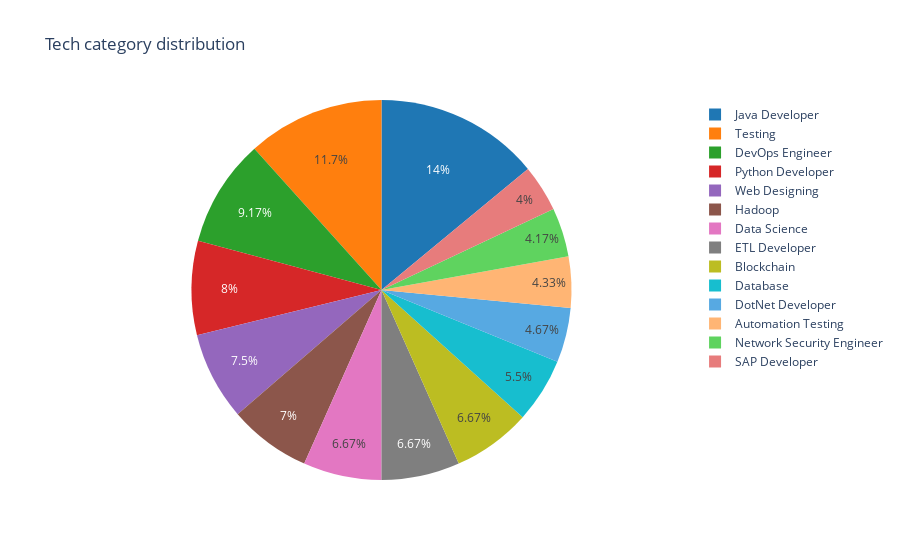
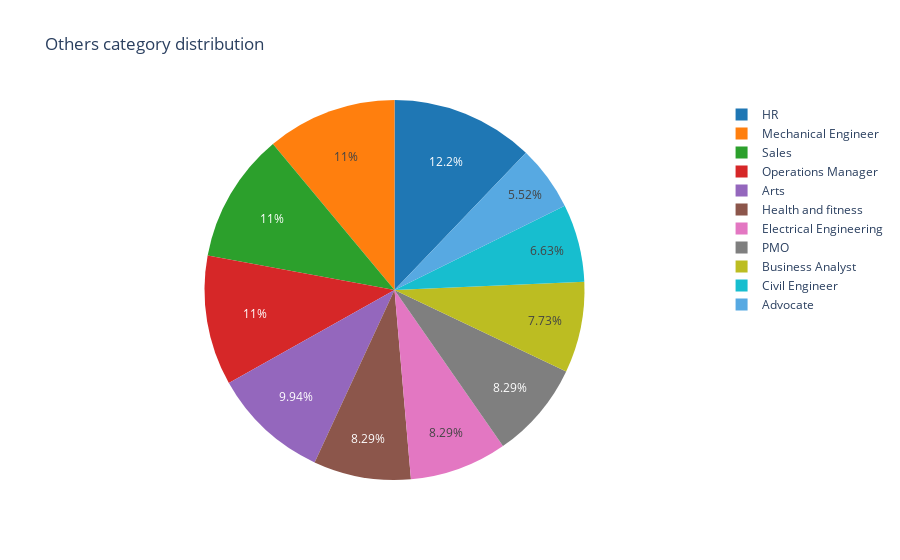

Write notebook code for charts like these, in order.
### Code cell
# Here was made a visualization more deeper, to see distribution of category area (tech or others)
df_1 = df[df['Category Area'] == 'Tech']
df_2 = df[df['Category Area'] == 'Others']

fig_1 = px.pie(df_1, names='Category', title='Tech category distribution',
               color_discrete_sequence=px.colors.qualitative.D3) # Color: https://plotly.com/python/discrete-color/

fig_2 = px.pie(df_2, names='Category', title='Others category distribution',
               color_discrete_sequence=px.colors.qualitative.D3)

fig_1.show()
print('')
fig_2.show()

### Figure 1 — Plotly figure (JSON) as saved in the notebook; plotly's stock layout.template omitted (floating-point values rounded to 4 significant figures; data arrays with more than 128 entries replaced by an {"elided": "..."} marker saying what was removed)
{"data": [{"domain": {"x": [0, 1], "y": [0, 1]}, "hovertemplate": "Category=%{label}<extra></extra>", "labels": {"elided": "600 str values"}, "legendgroup": "", "name": "", "showlegend": true, "type": "pie"}], "layout": {"autosize": true, "legend": {"tracegroupgap": 0}, "piecolorway": ["#1F77B4", "#FF7F0E", "#2CA02C", "#D62728", "#9467BD", "#8C564B", "#E377C2", "#7F7F7F", "#BCBD22", "#17BECF"], "title": {"text": "Tech category distribution"}}}

### Figure 2 — Plotly figure (JSON) as saved in the notebook; plotly's stock layout.template omitted (floating-point values rounded to 4 significant figures; data arrays with more than 128 entries replaced by an {"elided": "..."} marker saying what was removed)
{"data": [{"domain": {"x": [0, 1], "y": [0, 1]}, "hovertemplate": "Category=%{label}<extra></extra>", "labels": {"elided": "362 str values"}, "legendgroup": "", "name": "", "showlegend": true, "type": "pie"}], "layout": {"autosize": true, "legend": {"tracegroupgap": 0}, "piecolorway": ["#1F77B4", "#FF7F0E", "#2CA02C", "#D62728", "#9467BD", "#8C564B", "#E377C2", "#7F7F7F", "#BCBD22", "#17BECF"], "title": {"text": "Others category distribution"}}}
